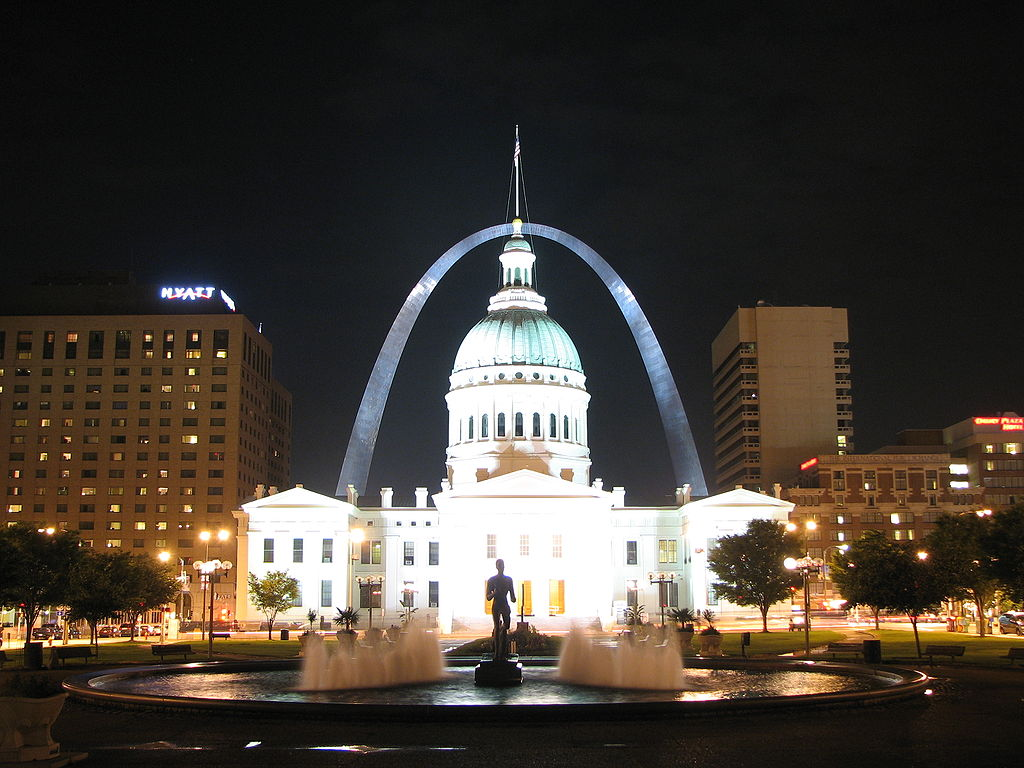
#> input picture input/EV+1.51.JPG, 1024 x 768 px; its folder holds only this picture in this run
$ python pixels_average.py   (older library calls are emulated)
#> lines starting #> are read from the running program, lines starting #| are printed output that depends on the picture
import glob
import numpy as np

from scipy import misc

def rgb2gray(rgb):
    return np.dot(rgb[...,:3], [0.299, 0.587, 0.114])

images = glob.glob('input/*.jpg')

color_images = []
for path in images:
    color_images.append(misc.imread(path))

gray_images = list(map(rgb2gray, color_images))
#> in rgb2gray, `return np.dot(rgb[...,:3], [0.299, 0.587, 0.114])`:
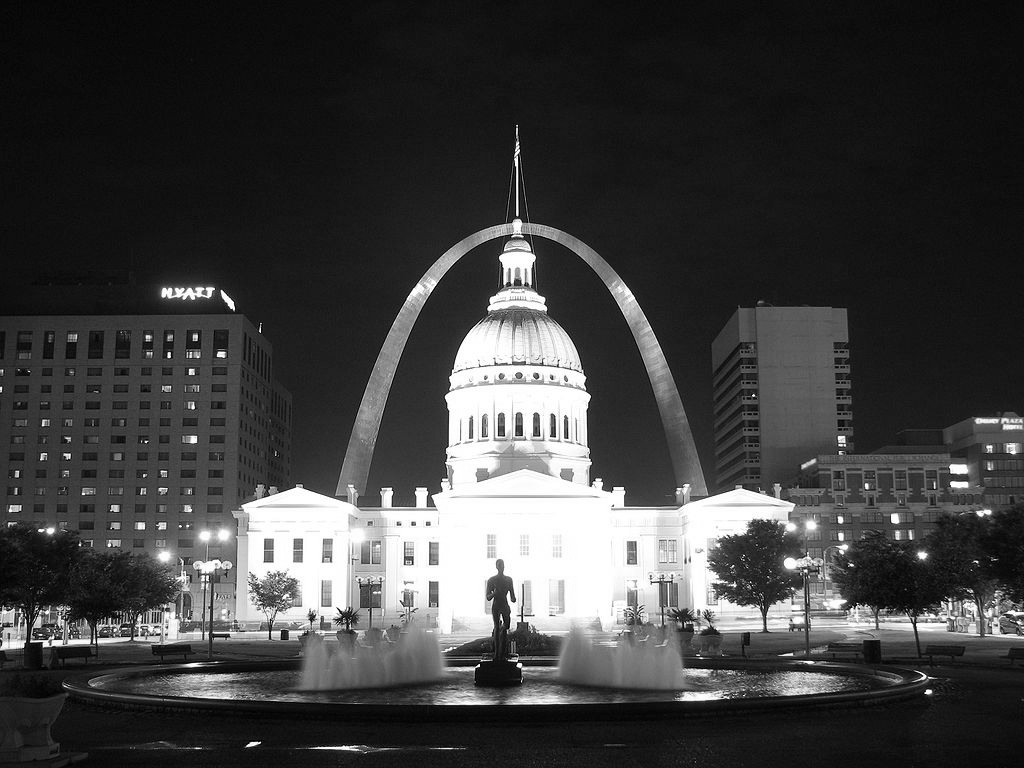
#> returned value: shape (768, 1024) float64; min 0, max 255, mean 63.5
#> gray_images = 1 item

color_image = np.zeros(color_images[0].shape, color_images[0].dtype)
gray_image = np.zeros(gray_images[0].shape, gray_images[0].dtype)

for cri in color_images:
    color_image = np.add(color_image, cri)
#> this loop made 1 pass
#> color_image is the input picture: shape (768, 1024, 3); mean R, G, B 69.4, 62.2, 54.4

for gri in gray_images:
    gray_image = np.add(gray_image, gri)

color_image //= len(color_images)
gray_image //= len(gray_images)

misc.imsave('output/output_color.jpg', color_image.astype('uint8'))
misc.imsave('output/output_gray.jpg', gray_image)

$ run again, on input/EV-1.82.JPG
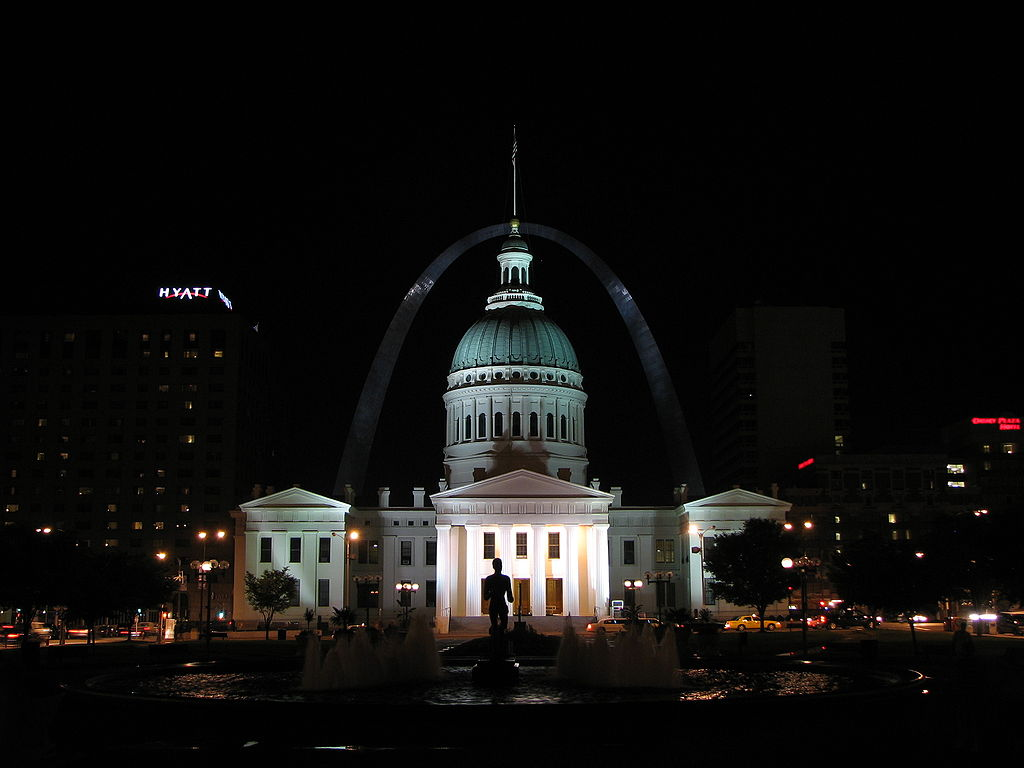
#> input picture input/EV-1.82.JPG, 1024 x 768 px
#> in rgb2gray, `return np.dot(rgb[...,:3], [0.299, 0.587, 0.114])`:
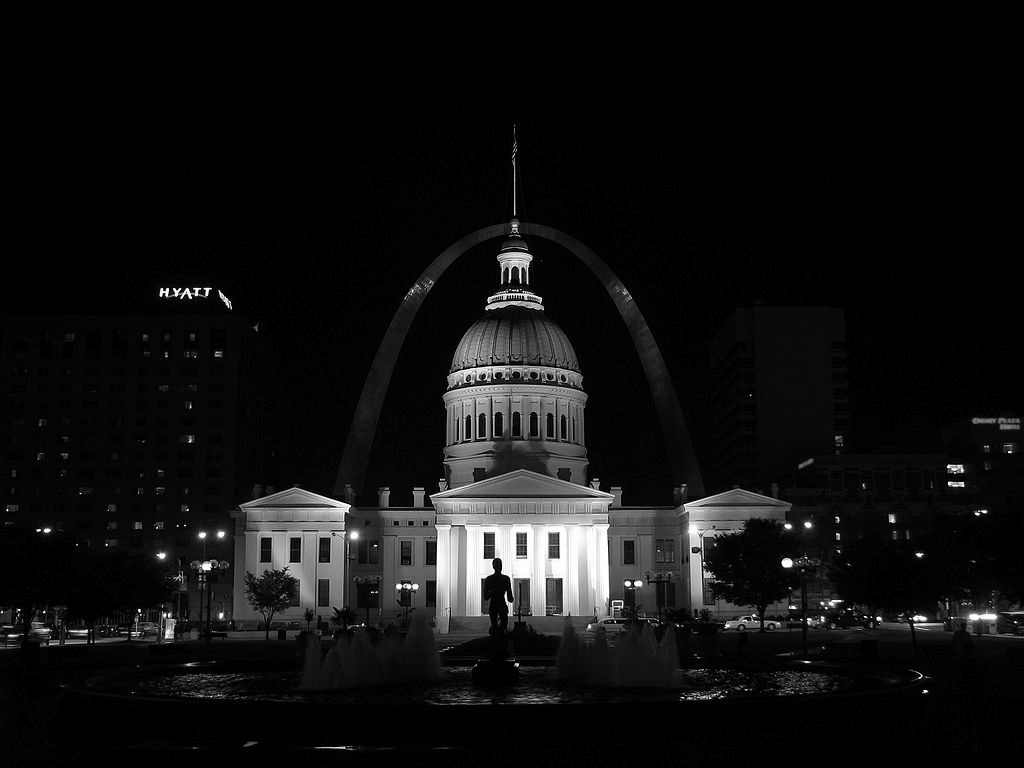
#> returned value: shape (768, 1024) float64; min 0, max 255, mean 17.3
#> gray_images = 1 item
#> the loop `for cri in color_images:` made 1 pass
#> color_image is the input picture: shape (768, 1024, 3); mean R, G, B 18.2, 17.1, 15.7
#> the loop `for gri in gray_images:` made 1 pass
